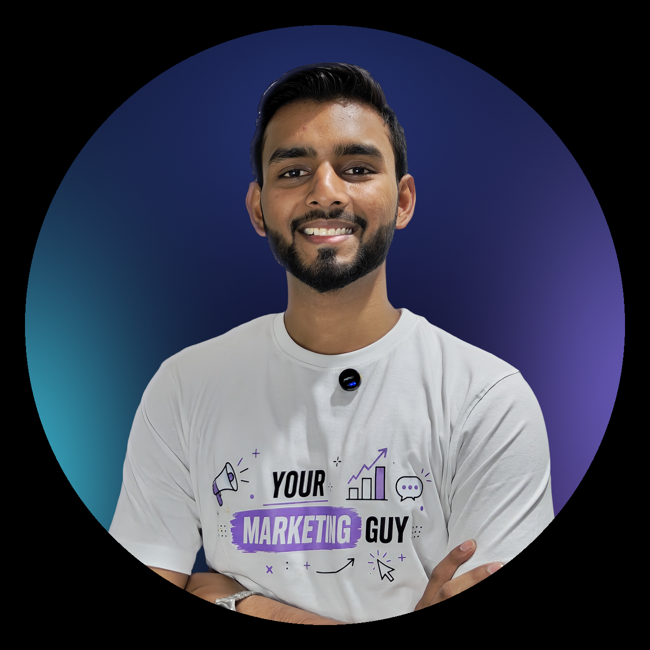
#> input picture linkedin-banner/profile-photos/linkedin-dp-1-circle.png, 650 x 650 px, given in place of dp_cutout.png, which was not available
$ python compose.py
#> lines starting #> are read from the running program, lines starting #| are printed output that depends on the picture; after the words box and inside, x2 and y2 are one past the last pixel; in counts of white or black regions, pixels touching at a corner belong together; pictures that were not available may be replaced by others from this repository, and a replacement may not be noted
import numpy as np
from PIL import Image, ImageFilter, ImageDraw
def hx(h): return np.array([int(h[i:i+2],16) for i in (1,3,5)])/255
def screen(b,c,a): return 1-(1-b)*(1-c*a[...,None])
def rim(p):
    a=np.asarray(p).astype(np.float32)/255; al=Image.fromarray((a[...,3]*255).astype(np.uint8))
    r=max(3,p.width//250)
    er=np.asarray(al.filter(ImageFilter.MinFilter(2*r+1)).filter(ImageFilter.GaussianBlur(r))).astype(np.float32)/255
    band=np.asarray(Image.fromarray((np.clip(a[...,3]-er,0,1)*255).astype(np.uint8)).filter(ImageFilter.GaussianBlur(r*.6))).astype(np.float32)/255*a[...,3]
    h,w=band.shape; xs=np.linspace(0,1,w)[None,:]; ys=np.linspace(0,1,h)[:,None]
    rgb=a[...,:3]
    rgb=screen(rgb,hx('#8c96ff'),band*np.clip(1.2-xs*1.5,0,1)*np.clip(1.15-ys,0.2,1)*0.8)   # blue-violet stage rim, upper left
    rgb=screen(rgb,hx('#67e8f9'),band*np.clip((xs-0.55)*2,0,1)*np.clip(1.1-ys*.7,0,1)*0.45) # cool cyan rim, right
    return Image.fromarray((np.dstack([rgb,a[...,3]])*255).astype(np.uint8))
def background(N):
    y,x=np.mgrid[0:N,0:N]/N
    bg=hx('#0f1534')*(1-y[...,None])+hx('#100c26')*y[...,None]                      # near-black navy-indigo stage
    g=lambda cx,cy,sx,sy: np.exp(-(((x-cx)**2)/sx+((y-cy)**2)/sy))
    bg=screen(bg,hx('#26357a'),g(.5,.18,.12,.07)*.55)                               # blue stage haze behind head
    bg=screen(bg,hx('#2fb3c4'),g(-.02,.78,.05,.16)*.9)                               # cyan aurora rising up the left side
    bg=screen(bg,hx('#7262d0'),g(1.02,.62,.05,.16)*.75)                              # violet on the right side
    bg=screen(bg,hx('#6a2f86'),g(.82,1.0,.05,.04)*.4)                                # faint plum, lower right
    bg=np.clip(bg+np.random.default_rng(1).normal(0,0.008,bg.shape),0,1)
    return Image.fromarray((bg*255).astype(np.uint8)).convert('RGBA')
def compose(cut_path,cx,top,S,out_name,k=2.048,size=1200):
#> called with cut_path = 'dp_cutout.png', cx = 730, top = 100, S = 1700, out_name = 'linkedin-dp-1', k = 2.05, size = 1200
    cut=Image.open(cut_path).convert('RGBA')
    al=cut.split()[3].filter(ImageFilter.MinFilter(5)).point(lambda v:0 if v<90 else min(255,int((v-90)*255/120)))   # tighten matte, drop wall halo
#> al: PIL image 650x650 L; every value is 255
    cut.putalpha(al.filter(ImageFilter.GaussianBlur(1.2)))
    S=int(S*k); x0=int(cx*k-S/2); y0=int(top*k)
    p=Image.new('RGBA',(S,S),(0,0,0,0))
#> p: PIL image 3481x3481 RGBA; every value is 0
    crop=cut.crop((max(0,x0),max(0,y0),min(cut.width,x0+S),min(cut.height,y0+S)))
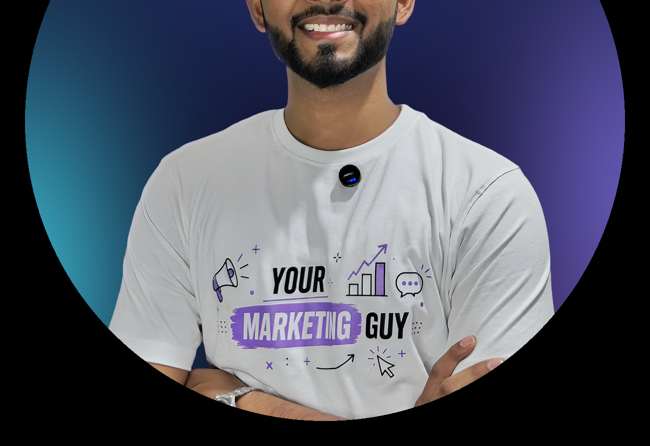
#> crop: PIL image 650x446 RGBA; mean R, G, B, A 83.2, 87.1, 101, 255
    p.alpha_composite(crop,(max(0,-x0),max(0,-y0)))
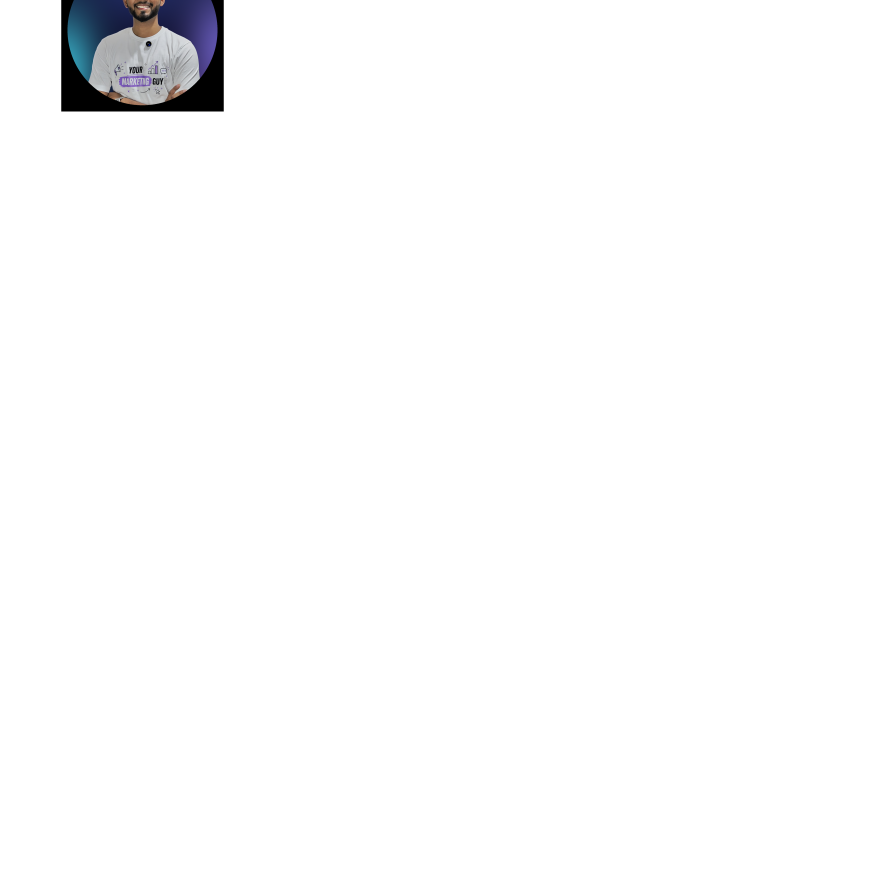
#> p: PIL image 3481x3481 RGBA (shown at 1/4 size); mean R, G, B, A 2, 2.1, 2.4, 6.1; transparent parts drawn white
    p=rim(p); base=background(S); base.alpha_composite(p)
#> in rim, `al = Image.fromarray((a[..., 3] * 255).astype(np.uint8))`:
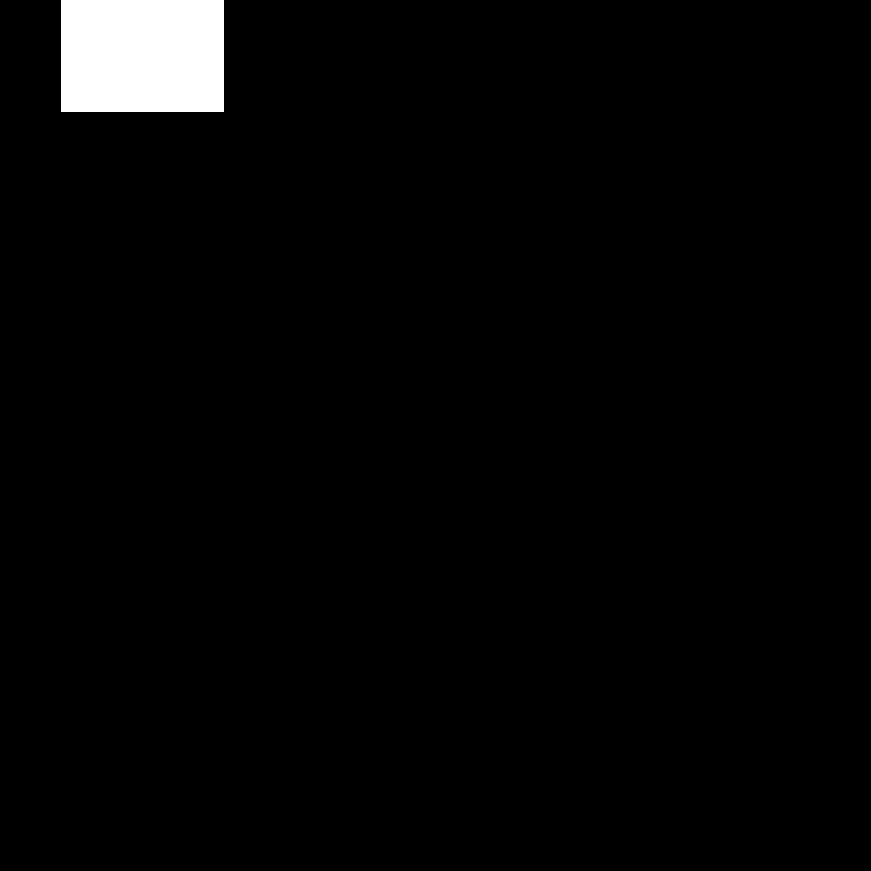
#> al: PIL image 3481x3481 L (shown at 1/4 size); 2.4% white; 1 white region, box (x1, y1, x2, y2) and area: (245, 0, 895, 446) 289900
#> (the run stopped early here; a loop or call above may not have finished)
